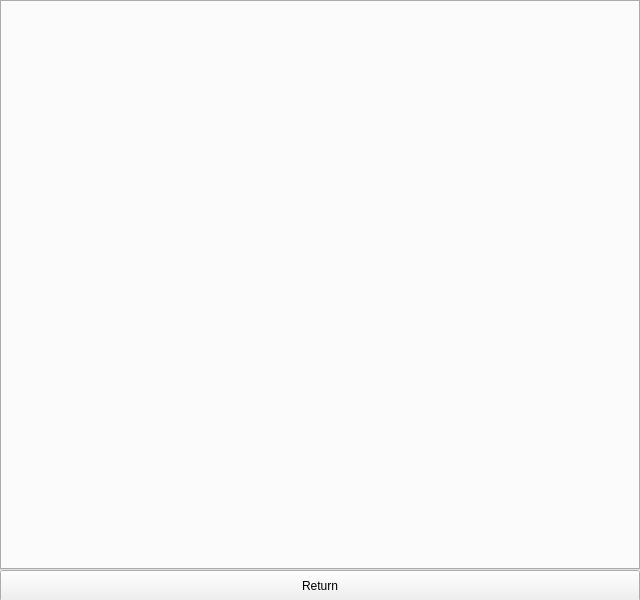
<?xml version="1.0" encoding="UTF-8"?>
<ui version="4.0">
    <class>Leaderboard</class>
    <widget class="QMainWindow" name="Leaderboard">
        <property name="geometry">
            <rect>
                <x>0</x>
                <y>0</y>
                <width>640</width>
                <height>600</height>
            </rect>
        </property>
        <property name="windowTitle">
            <string>MainWindow</string>
        </property>
        <widget class="QWidget" name="centralwidget">
            <widget class="QTabWidget" name="tabWidget">
                <property name="geometry">
                    <rect>
                        <x>0</x>
                        <y>0</y>
                        <width>640</width>
                        <height>570</height>
                    </rect>
                </property>
                <property name="currentIndex">
                    <number>-1</number>
                </property>
            </widget>
            <widget class="QPushButton" name="ReturnButton">
                <property name="geometry">
                    <rect>
                        <x>0</x>
                        <y>570</y>
                        <width>640</width>
                        <height>32</height>
                    </rect>
                </property>
                <property name="text">
                    <string>Return</string>
                </property>
            </widget>
        </widget>
    </widget>
    <resources/>
    <connections/>
</ui>
